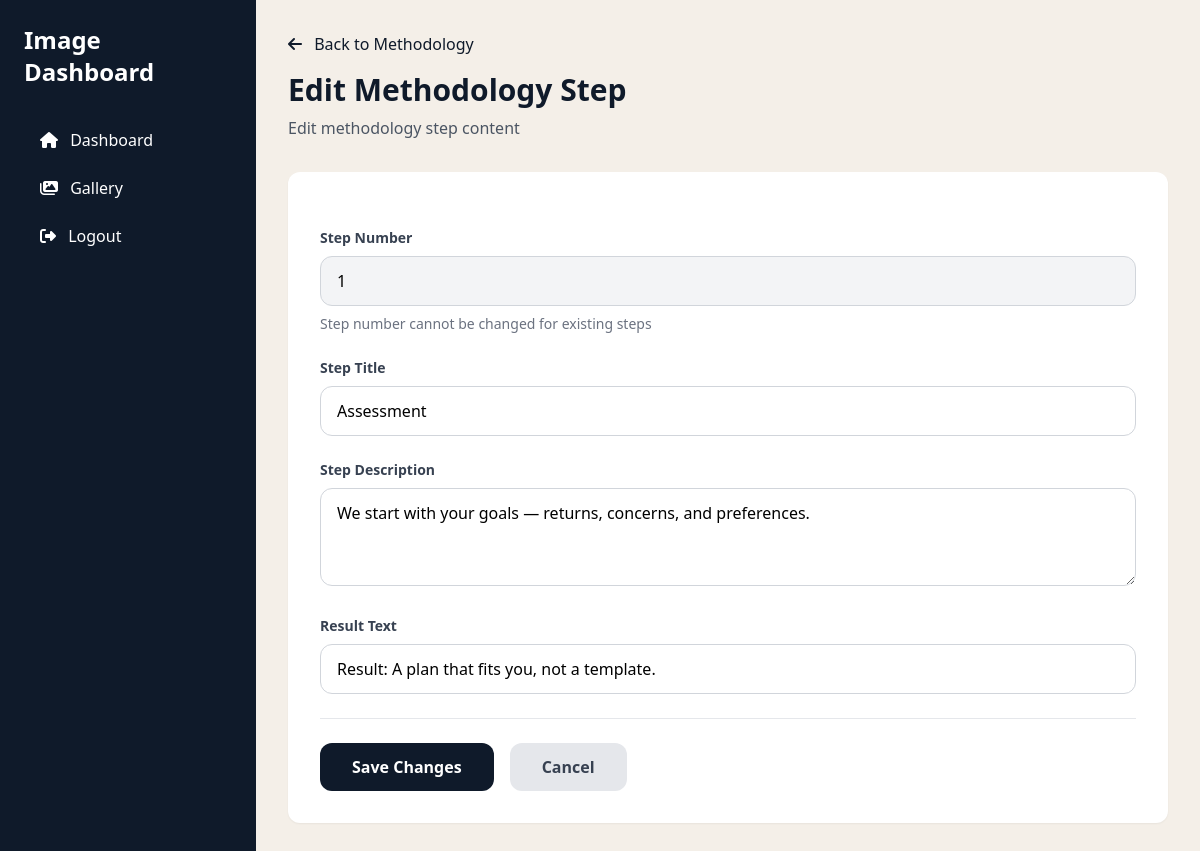
The app's page /dashboard/methodology-step/1/edit/ (signed in) with its own data.
### myApp/models.py (models this page shows, shortened)
class MethodologyStep(models.Model):
    step_number = models.IntegerField(unique=True, help_text="Step number (1-5)")
    title = models.CharField(max_length=100, help_text="Step title (e.g., 'Assessment')")
    description = models.TextField(help_text="Step description")
    result_text = models.CharField(max_length=200, help_text="Result text")
    updated_at = models.DateTimeField(auto_now=True)
    class Meta:
        ordering = ['step_number']
        verbose_name = "Methodology Step"
        verbose_name_plural = "Methodology Steps"

### myApp/dashboard_views.py (the view, shortened to what this page needs)
# urls.py: path('methodology-step/<int:step_id>/edit/', dashboard_views.methodology_step_edit, name='methodology_step_edit'),
@login_required
def methodology_step_edit(request, step_id=None):
    if step_id:
        step = get_object_or_404(MethodologyStep, id=step_id)
    else:
        max_number = MethodologyStep.objects.aggregate(models.Max('step_number'))['step_number__max'] or 0
        step = MethodologyStep.objects.create(step_number=max_number + 1)
    return render(request, 'myApp/dashboard/methodology_step_edit.html', {
        'step': step
    })

### myApp/templates/myApp/dashboard/methodology_step_edit.html (shortened to what this page needs)
{% extends "myApp/dashboard/base.html" %}
{% load static %}
{% block content %}
<div class="mb-8">
    <a href="{% url 'dashboard:methodology_edit' %}" class="text-navy hover:underline mb-4 inline-block">
        <i class="fas fa-arrow-left mr-2"></i> Back to Methodology
    </a>
    <h2 class="text-3xl font-bold text-navy mb-2">Edit Methodology Step</h2>
    <p class="text-gray-600">Edit methodology step content</p>
</div>
<form method="post" class="bg-white rounded-xl shadow-sm p-8 space-y-6">
    {% if not step.id %}
    <div>
        <label class="block text-sm font-semibold text-gray-700 mb-2">Step Number</label>
        <input type="number" name="step_number" value="{{ step.step_number|default:'' }}"
               placeholder="1"
               class="w-full px-4 py-3 border border-gray-300 rounded-xl focus:border-navy focus:outline-none focus:ring-2 focus:ring-navy/20">
        <p class="text-sm text-gray-500 mt-2">Leave empty to auto-assign next number</p>
    </div>
    {% else %}
    <div>
        <label class="block text-sm font-semibold text-gray-700 mb-2">Step Number</label>
        <input type="number" value="{{ step.step_number }}"
               disabled
               class="w-full px-4 py-3 border border-gray-300 rounded-xl bg-gray-100">
        <p class="text-sm text-gray-500 mt-2">Step number cannot be changed for existing steps</p>
    </div>
    {% endif %}
    <div>
        <label class="block text-sm font-semibold text-gray-700 mb-2">Step Title</label>
        <input type="text" name="title" value="{{ step.title|default:'' }}"
               placeholder="Assessment"
               class="w-full px-4 py-3 border border-gray-300 rounded-xl focus:border-navy focus:outline-none focus:ring-2 focus:ring-navy/20">
    </div>
    <div>
        <label class="block text-sm font-semibold text-gray-700 mb-2">Step Description</label>
        <textarea name="description" rows="3"
                  placeholder="We start with your goals — returns, concerns, and preferences."
                  class="w-full px-4 py-3 border border-gray-300 rounded-xl focus:border-navy focus:outline-none focus:ring-2 focus:ring-navy/20">{{ step.description|default:'' }}</textarea>
    </div>
    <div>
        <label class="block text-sm font-semibold text-gray-700 mb-2">Result Text</label>
        <input type="text" name="result_text" value="{{ step.result_text|default:'' }}"
               placeholder="Result: A plan that fits you, not a template."
               class="w-full px-4 py-3 border border-gray-300 rounded-xl focus:border-navy focus:outline-none focus:ring-2 focus:ring-navy/20">
    </div>
    <div class="flex gap-4 pt-6 border-t">
        <button type="submit" class="bg-navy text-white px-8 py-3 rounded-xl font-semibold hover:bg-navy/90 transition">
            Save Changes
        </button>
        <a href="{% url 'dashboard:methodology_edit' %}" class="bg-gray-200 text-gray-700 px-8 py-3 rounded-xl font-semibold hover:bg-gray-300 transition">
            Cancel
        </a>
    </div>
</form>
{% endblock %}

### records on screen
MethodologyStep: step_number "1", title "Assessment", description "We start with your goals — returns, concerns, and preferences.", result_text "Result: A plan that fits you, not a template."
